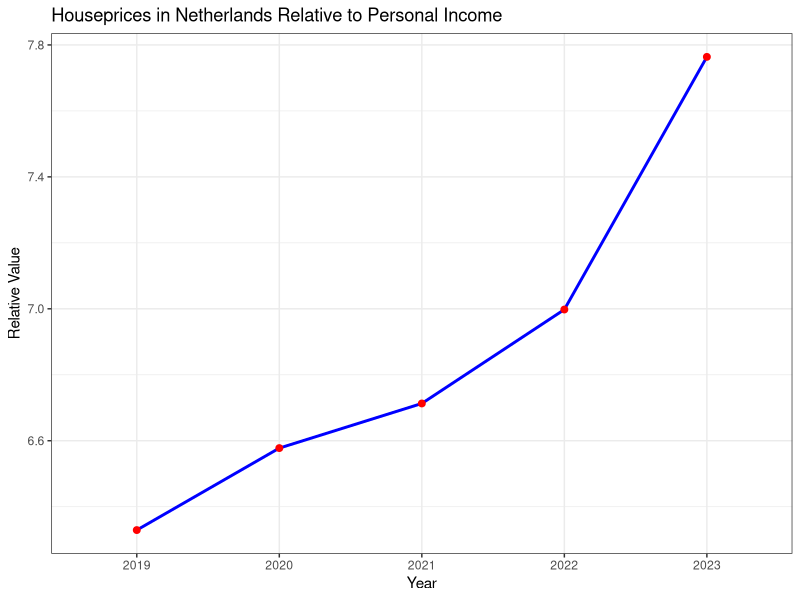
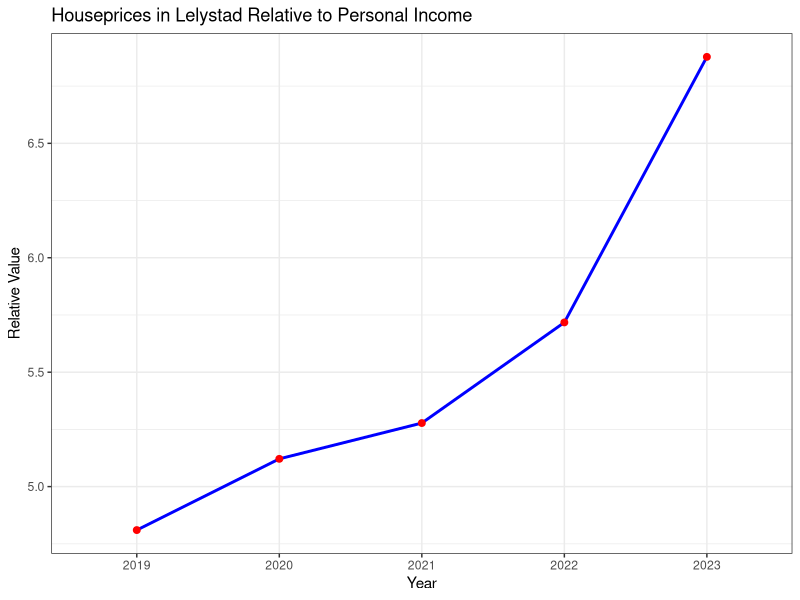
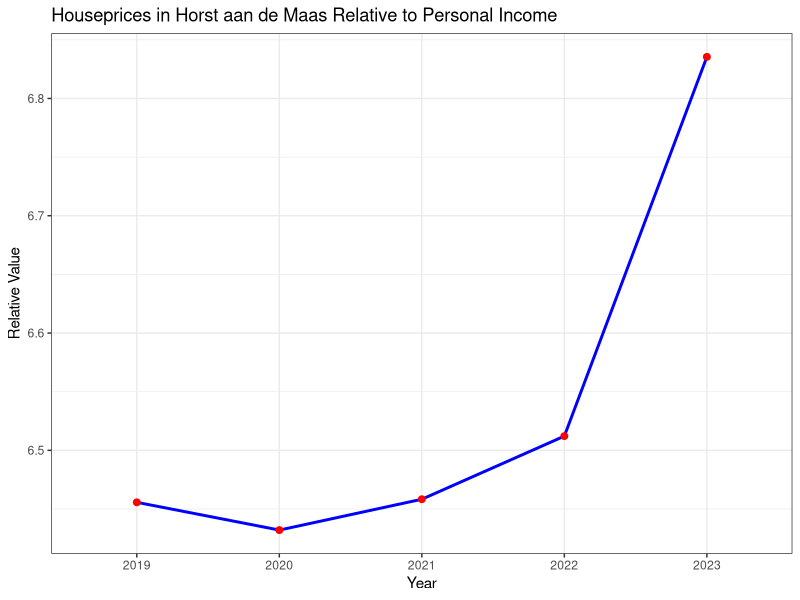
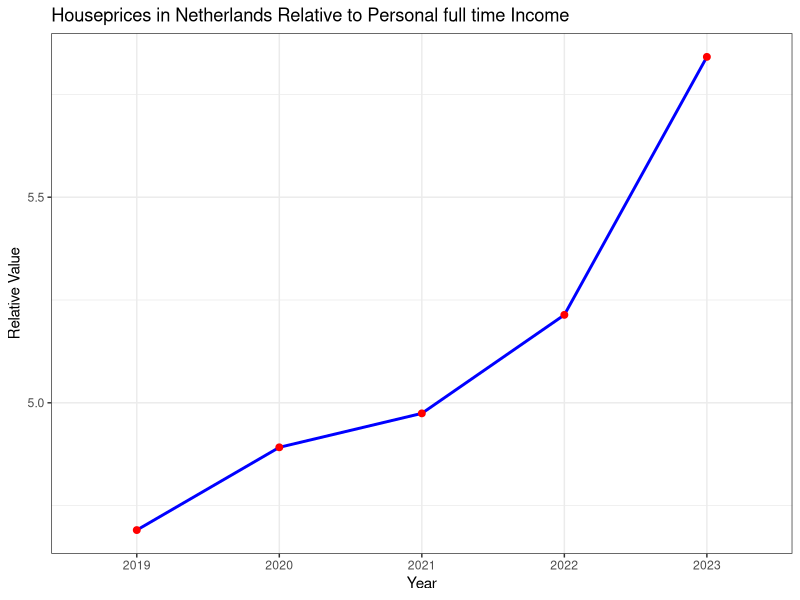

Generate these figures, in order, with R:
library(ggplot2)
library(tidyverse)

data2 <- read.csv("wozdata.csv")
View(data2)

colnames(data2) <- data2[3, ] # turns the column names in the years
data2 <- data2[-c(1:5), -c(1, 2, 5:7, 9:11, 13:15, 17:19, 21:23)] #verwijdert onnodige columns en rows
data2 <- na.omit(data2)  # Removes all rows that contain NA values
rownames(data2) <- data2[, 1]  # Set row names using the first column
data2 <- data2[, -1]  # Remove the first column if it's no longer needed




data <- read.csv("inkdata.csv")
View(data)

colnames(data) <- data[5, ] # turns the column names in a year
data <- data[-c(1, 2, 3, 4, 5, 6, 11), -c(1, 3, 5, 6, 7, 8, 10, 11, 12, 13, 15, 16, 17, 18, 20, 21, 22, 23, 25, 26, 27, 28)] # cleans up the data set
rownames(data) <- seq_len(nrow(data)) # unnecessary but makes numbers the rows correctly
colnames(data)[6] <- c("2023") #makes the year 2023 instead of 2023*

rownames(data) <- data[, 1]  # Set row names using the first column
data <- data[,-1]  # Remove the first column if it's no longer needed
data <- apply(data, 2, function(x) gsub(",", ".", x)) # replaces every comma into a decimal


data <- rbind(data, data2) # merges the two data sets
data[] <- lapply(data, function(x) as.numeric(as.character(x))) # makes the characters of all the numbers into numeric

new_row <- data[5, ] / data[3,]  # Element-wise division

rownames(new_row) <- "Houseprices in Netherland relative to Avg personal income"

data <- rbind(data[1:4, ], new_row, data[5:nrow(data), ])

# under here is the code to plot the new row 

graph_data <- data.frame(
  Year = colnames(data)[1:5],  # Extract year labels
  Value = as.numeric(data[5, 1:5])  # Convert row values to numeric
)

ggplot(graph_data, aes(x = Year, y = Value, group = 1)) +  # Explicitly set `group = 1`
  geom_line(color = "blue", linewidth = 1) +
  geom_point(color = "red", size = 2) +
  labs(
    title = "Houseprices in Netherlands Relative to Personal Income",
    x = "Year",
    y = "Relative Value"
  ) +
  theme_bw()


# code to find out what house prices had the most relative changes
data2[] <- lapply(data2, function(x) as.numeric(as.character(x))) # makes the characters of all the numbers into numeric in the old data2
dif <- c() # give variable dif the value of a vector

for(i in 1:nrow(data2))
{
  dif[i] = data2$"2023"[i] / data2$"2019"[i] # Element division  
}

data2 <- cbind(data2, dif) # add the dif variable to the data2 dataset

slice_max(data2, dif) # finds max relative difference
slice_min(data2, dif) # finds min relative difference

# code to find houseprices relative to income in these places
rownumber_lel <- which(rownames(data) == "Lelystad")
rownumber_hor <- which(rownames(data) == "Horst aan de Maas")
rownumber_lel
rownumber_hor

new_row_lel <- data[178, ] / data[3,]  # Element-wise division
new_row_hor <- data[156, ] / data[3,]  # Element-wise division

rownames(new_row_lel) <- "Houseprices in Lelystad relative to Avg personal income"
rownames(new_row_hor) <- "Houseprices in Horst aan de Maas relative to Avg personal income"

data <- rbind(data[1:5, ], new_row_lel, data[6:nrow(data), ])
data <- rbind(data[1:6, ], new_row_hor, data[7:nrow(data), ])

# under here is the code to plot the new row 

graph_data <- data.frame(
  Year = colnames(data)[1:5],  # Extract year labels
  Value = as.numeric(data[6, 1:5])  # Convert row values to numeric
)

ggplot(graph_data, aes(x = Year, y = Value, group = 1)) +  # Explicitly set `group = 1`
  geom_line(color = "blue", linewidth = 1) +
  geom_point(color = "red", size = 2) +
  labs(
    title = "Houseprices in Lelystad Relative to Personal Income",
    x = "Year",
    y = "Relative Value"
  ) +
  theme_bw()

# under here is the code to plot the new row 

graph_data <- data.frame(
  Year = colnames(data)[1:5],  # Extract year labels
  Value = as.numeric(data[7, 1:5])  # Convert row values to numeric
)

ggplot(graph_data, aes(x = Year, y = Value, group = 1)) +  # Explicitly set `group = 1`
  geom_line(color = "blue", linewidth = 1) +
  geom_point(color = "red", size = 2) +
  labs(
    title = "Houseprices in Horst aan de Maas Relative to Personal Income",
    x = "Year",
    y = "Relative Value"
  ) +
  theme_bw()

voltijd <- read.csv("inkdata.csv")
View(voltijd)

colnames(voltijd) <- voltijd[5, ] # turns the column names in a year
voltijd <- voltijd[-c(1, 2, 3, 4, 5, 6, 11), -c(1, 3, 4, 5, 6, 7, 9, 10, 11, 12, 14, 15, 16, 17, 19, 20, 21, 22, 24, 25, 26, 27)] # cleans up the data set
colnames(voltijd)[6] <- c("2023") #makes the year 2023 instead of 2023*

rownames(voltijd) <- voltijd[, 1]  # Set row names using the first column
voltijd <- voltijd[,-1]  # Remove the first column if it's no longer needed
voltijd <- voltijd[-c(1, 2, 4), ] # cleans up the data set

rownames(voltijd)[1] <- "Werkzame beroepsbevolking met full time jobs|Gemiddeld persoonlijk inkomen"
voltijd[] <- lapply(voltijd, function(x) as.numeric(gsub(",", ".", x)))

data <- data[-c(1, 2, 4), ] # cleans up the data set

data <- rbind(data[1, ], voltijd, data[2:nrow(data), ])

new_row_vol <- data[6, ] / data[2,]  # Element-wise division
rownames(new_row_vol) <- "Houseprices in Netherlands relative to Avg personal full time income"
data <- rbind(data[1:5, ], new_row_vol, data[6:nrow(data), ])

graph_data <- data.frame(
  Year = colnames(data)[1:5],  # Extract year labels
  Value = as.numeric(data[6, 1:5])  # Convert row values to numeric
)

ggplot(graph_data, aes(x = Year, y = Value, group = 1)) +  # Explicitly set `group = 1`
  geom_line(color = "blue", linewidth = 1) +
  geom_point(color = "red", size = 2) +
  labs(
    title = "Houseprices in Netherlands Relative to Personal full time Income",
    x = "Year",
    y = "Relative Value"
  ) +
  theme_bw()
